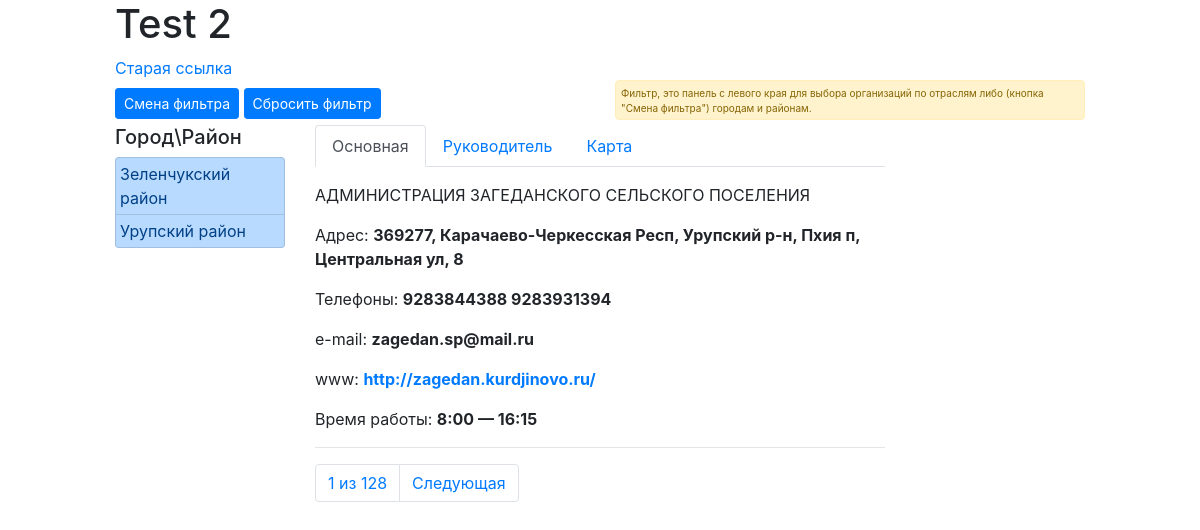
Screenshot of /0/0/0/0/0/ with the database file from the repository.
### rep_test_00/models.py (models this page shows, shortened)
class GorRayon(models.Model):
	region = models.ForeignKey(Regions, null=True, on_delete=models.PROTECT, verbose_name='Регион')
	name = models.CharField(max_length=50, verbose_name='Наименование')
	class Meta:
		verbose_name_plural = 'Города и(или) Районы'
		verbose_name = 'Город и(или) Район'

class Org(models.Model):
	otrasl = models.ForeignKey(Otrasl, null=True, on_delete=models.PROTECT, verbose_name='Отрасль')
	pod_otrasl = ChainedForeignKey(
        PodOtrasl,
        chained_field='otrasl',
        chained_model_field='otrasl',
        show_all=False,
        auto_choose=True,
        null=True,
        verbose_name='Подотрасль')
	region = models.ForeignKey(Regions, null=True, on_delete=models.PROTECT, verbose_name='Регион')
	rayon = ChainedForeignKey(
        GorRayon,
        chained_field='region',
        chained_model_field='region',
        show_all=False,
        auto_choose=True,
        null=True,
        verbose_name='Район')
	nsp = ChainedForeignKey(
        Nsp,
        chained_field='rayon',
        chained_model_field='rayon',
        show_all=False,
        auto_choose=True,
        null=True,
        verbose_name='Населенный пункт')
	inn = models.CharField(max_length=12, verbose_name='ИНН')
	name = models.CharField(max_length=300, verbose_name='Наименование')
	name_short = models.CharField(null=True, max_length=300, verbose_name='Сокращенное наименование')
	okved = models.CharField(null=True, max_length=8, verbose_name='ОКВЭД')
	okved_name = models.CharField(null=True, max_length=500, verbose_name='ОКВЭД наименование')
	class Meta:
		verbose_name_plural = 'Организации'
		verbose_name = 'Организация'

class orgContact(models.Model):
	org = models.ForeignKey(Org, null=True, on_delete=models.PROTECT, verbose_name='Организация')
	adres = models.CharField(null=True, blank=True, max_length=200, verbose_name='Адрес')
	telefone = models.CharField(null=True, blank=True, max_length=50, verbose_name='Телефоны')
	email = models.CharField(null=True, blank=True, max_length=50, verbose_name='e-mail')
	url = models.CharField(null=True, blank=True, max_length=50, verbose_name='Интрнет адрес')
	vremya = models.CharField(null=True, blank=True, max_length=50, verbose_name='Время работы')
	class Meta:
		verbose_name_plural = 'Контактная информация'
		verbose_name = 'Контактная информация'

### rep_test_00/views.py (the view)
# urls.py: path('<int:vid_sel>/<int:vid_1_id>/<int:pod_vid_1_id>/<int:vid_2_id>/<int:pod_vid_2_id>/', new_selection),
def new_selection(request, vid_sel, vid_1_id, pod_vid_1_id, vid_2_id, pod_vid_2_id):
	context = basic_filtr_or(request, vid_sel, vid_1_id, pod_vid_1_id, vid_2_id, pod_vid_2_id)
	return render(request, 'org_selector/index_2.html', context)

### rep_test_00/templates/org_selector/index_2.html (shortened to what this page needs)
{% load static %}
<html>
<head>
	<link rel="stylesheet" href="{% static 'org_selector/bootstrap.min.css'%}">
</head>
<body>
	<div class="container-fluid">
	<div class="row">
		<div class="col offset-lg-1">
			<h1>Test 2</h1>
			<a href="/0/0/0/0/">Старая ссылка</a>
		</div>
	</div>
	<div class="row">
		<div class="col-md-5 mt-2 mb-1 offset-lg-1">
			<a href="{{ href_vid_sel }}" class="btn btn-primary btn-sm" role="button"data-toggle="tooltip" data-placement="bottom" title="Выбор фильтров между 'Город\Раонон' и 'Отрасль'">Смена фильтра</a>
			<a href="/{{ vid_sel }}/0/0/0/0/" class="btn btn-primary btn-sm" role="button">Сбросить фильтр</a>
		</div>
		<div class="col-md-7 col-lg-5" style="padding-bottom: 0px; margin-bottom: 5px; height: 40px;">
			<div class="alert alert-warning mb-1" role="alert" style="font-size: 10px; padding: 5px; margin: 0px; height: 40px;">
				Фильтр, это панель с левого края для выбора организаций по отраслям либо (кнопка "Смена фильтра") городам и районам.
			</div>
		</div>
	</div>
	<div class="row">
	<div class="col-lg-2 col-md-3 col-sm-6 mb-1 offset-lg-1">
		<h5>{{ name_vid.0 }}</h5>
		<div class="list-group">
		{% for vid_1_n in vid_1 %}
			{% if vid_1_n.id == me_vid1 %}
				<a href="/{{ vid_sel }}/{{vid_1_n.id}}/0/0/0/" class="list-group-item list-group-item-action list-group-item-primary p-1 active">{{ vid_1_n.name }}</a>
				{% for pod_vid_1_n in pod_vid_1 %}
					{% if pod_vid_1_n.id == me_podvid1 %}
					<a href="/{{ vid_sel }}/{{vid_1_n.id}}/{{pod_vid_1_n.id}}/0/0/" class="list-group-item list-group-item-action list-group-item-light p-1 active">{{ pod_vid_1_n.name }}</a>
					{% else %}
					<a href="/{{ vid_sel }}/{{vid_1_n.id}}/{{pod_vid_1_n.id}}/0/0/" class="list-group-item list-group-item-action list-group-item-light p-1">{{ pod_vid_1_n.name }}</a>
					{% endif %}
				{% endfor %}
			{% else %}
				<a href="/{{ vid_sel }}/{{vid_1_n.id}}/0/0/0/" class="list-group-item list-group-item-action list-group-item-primary p-1">{{ vid_1_n.name }}</a>
			{% endif %}
		{% endfor %}
		</div>
	</div>
	<div class="col-md-6">
		<nav>
		  <div class="nav nav-tabs" id="nav-tab" role="tablist">
		    <a class="nav-item nav-link active" id="nav-home-tab" data-toggle="tab" href="#basic" role="tab" aria-controls="nav-home" aria-selected="true">Основная</a>
		   	<a class="nav-item nav-link" id="nav-profile-tab" data-toggle="tab" href="#sheff" role="tab" aria-controls="nav-profile" aria-selected="false">Руководитель</a>
		    <a class="nav-item nav-link" id="nav-profile-tab" data-toggle="tab" href="#map_pane" role="tab" aria-controls="nav-profile" aria-selected="false">Карта</a>
		  </div>
		</nav>
		<div class="tab-content" id="nav-tabContent">
		<div class="tab-pane fade show active" id="basic" role="tabpanel" aria-labelledby="nav-basic-tab">
		{% for org in Orgs %}
			<p>{{ org.name }}</p>
			{% for org_cont in OrgContact %}
				{% if org == org_cont.org %}
					<p>Адрес: <strong>{{ org_cont.adres }}</strong></p>
					<p>Телефоны: <strong>{{ org_cont.telefone }}</strong></p>
					<p>e-mail: <strong>{{ org_cont.email }}</strong></p>
					{% if org_cont.url|length != 0 %}
						<p>www: <a href="{{ org_cont.url }}" target="_blank"><strong>{{ org_cont.url }}</strong></a></p>
					{% endif %}
					{% if org_cont.vremya|length != 0 %}
						<p>Время работы: <strong>{{ org_cont.vremya }}</strong></p>
					{% endif %}
				{% endif %}
			{% endfor %}
			<hr>
		{% endfor %}
		</div>
		</div>
		<div>
			<nav aria-label="Page navigation example">
				<ul class="pagination">
					{% if page.paginator.num_pages > 1 %}
						<li class="page-item"><p  class="page-link">{{ page.number }} из {{ page.paginator.num_pages }}</p></li>
					{% endif %}
					{% if page.has_next %}
						<li class="page-item"><a href="?page={{ page.next_page_number }}" class="page-link">Следующая</a></li>
					{% endif %}
				</ul>
			</nav>
		</div>
	</div>
	</div>
	</div>
</body>
</html>

### rows the page displays
GorRayon: name "Зеленчукский район"
GorRayon: name "Урупский район"
Org: name "АДМИНИСТРАЦИЯ ЗАГЕДАНСКОГО СЕЛЬСКОГО ПОСЕЛЕНИЯ"
orgContact: adres "369277, Карачаево-Черкесская Респ, Урупский р-н, Пхия п, Центральная ул, 8", telefone "9283844388 9283931394", email "zagedan.sp@mail.ru", url "http://zagedan.kurdjinovo.ru/", vremya "8:00 — 16:15"

### other values shown
{{ name_vid.0 }} "Город\\Район"
{{ page.number }} "1"
{{ page.paginator.num_pages }} "128"
